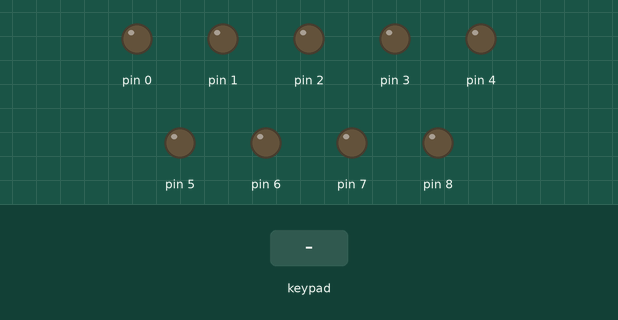
This sketch was run on a simulated Arduino Mega 2560, built with avr-gcc and run on an emulated ATmega2560. On the bench: output pins drawn as LEDs (lit = HIGH). Dashed ring = blinking. The test bench sets the inputs (shaded band).

Above: at 1.2 s.
1.3 s: keypad keys 3 1 3 3 3 5 3 7 pressed 0.4 s apart
At 5.0 s:
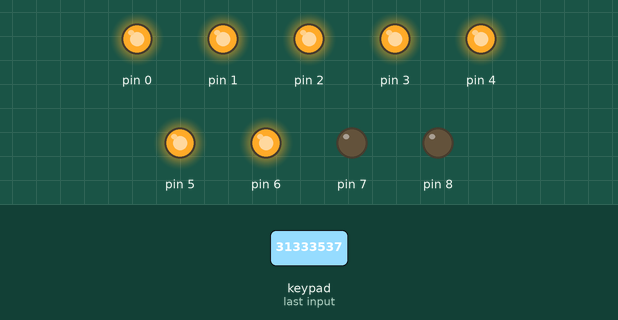
6.0 s: key '2' pressed
At 6.5 s:
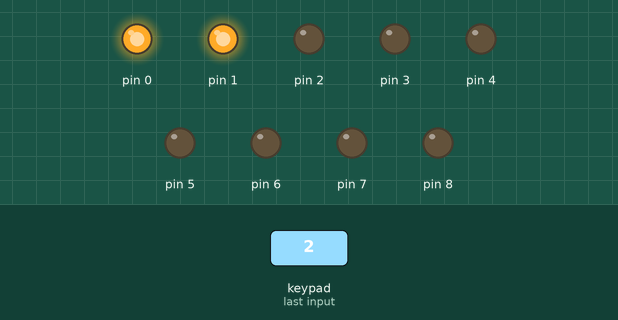
7.5 s: key '6' pressed
At 7.9 s:
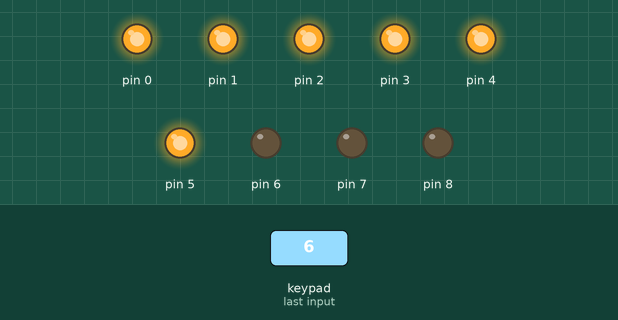
9.0 s: keypad keys 2 9 2 7 2 5 2 3 pressed 0.4 s apart
At 9.6 s:
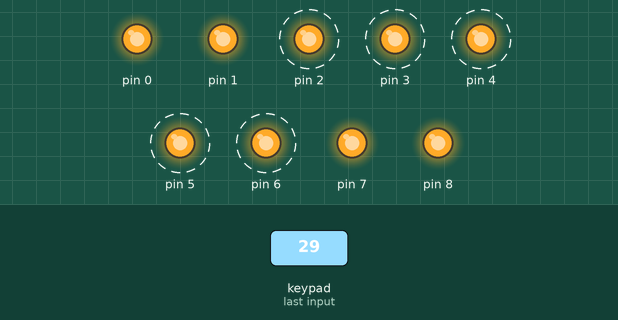
13.7 s: key '4' pressed
At 14.9 s:
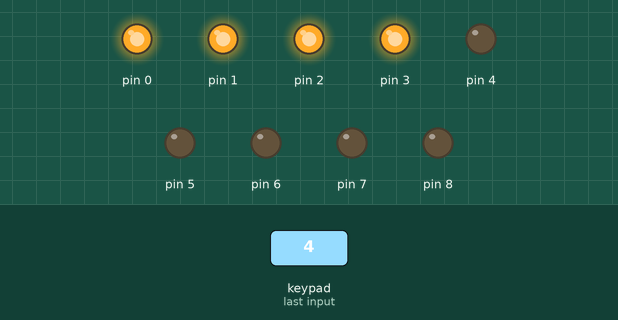
15.2 s: key '8' pressed
At 15.9 s:
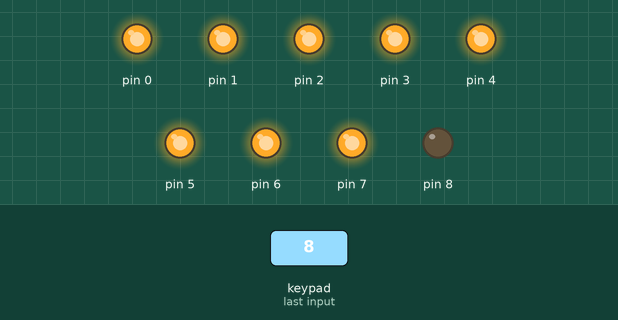
Timing chart, 0 to 17.7 s (numbered marks = the images above; inputs shaded):
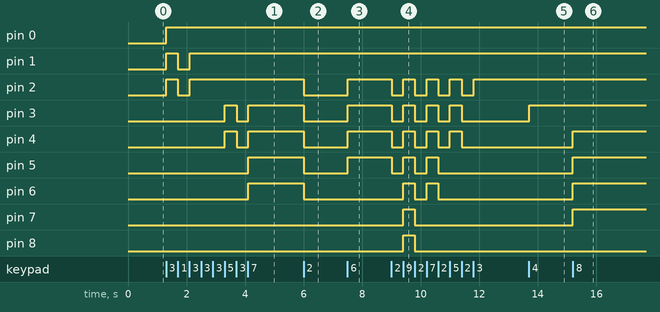

Measured:
- after the input at 1.3 s, pin 0: LOW → HIGH at once; pin 1, pin 2: LOW → HIGH at once, → LOW 0.40 s later, → HIGH 0.40 s later; pin 3, pin 4: LOW → HIGH after 2.0 s, → LOW 0.40 s later, → HIGH 0.39 s later; pin 5, pin 6: LOW → HIGH after 2.8 s
- after the input at 6.0 s, pin 2–6: HIGH → LOW at once
- after the input at 7.5 s, pin 2–5: LOW → HIGH at once
- after the input at 9.0 s, pin 2: alternates HIGH for 0.40 s and LOW for 0.40 s, 8 changes in all, then stays HIGH, starting at once; pin 3: alternates HIGH for 0.40 s and LOW for 0.40 s, 7 changes in all, then stays LOW, starting at once
- after the input at 13.7 s, pin 3: LOW → HIGH at once
- after the input at 15.2 s, pin 4–7: LOW → HIGH at once

The sketch:

part1-2.ino
```cpp
#include <Keypad.h>

const byte ROWS = 4; //four rows
const byte COLS = 4; //four columns
char keys[ROWS][COLS] = {
  {'1', '2', '3', 'A'},
  {'6', '5', '4', 'B'},
  {'7', '8', '9', 'C'},
  {'*', '0', '#', 'D'}
};
int key = 0;
byte rowPins[ROWS] = {31, 33, 35, 37}; //connect to the row pinouts of the keypad
byte colPins[COLS] = {29, 27, 25, 23}; //connect to the column pinouts of the keypad

Keypad keypad = Keypad( makeKeymap(keys), rowPins, colPins, ROWS, COLS );

void setup() {
  Serial2.begin(9600);
  for (int i = 0; i <= 8; ++i) {
    pinMode(i, OUTPUT);
    digitalWrite(i, LOW);
  }
}

void loop() {
  key = keypad.waitForKey();
  if (key == 48) {
    goOff();
  }
  else if (key > 48 && key <= 57) {
    int i;
    for (i = 0; i < key - 48; ++i)
      digitalWrite(i, HIGH);
    for (; i <= 57; ++i)
      digitalWrite(i, LOW);
  }
  Serial2.write(key);
}
void goOff() {
  for (int i = 0; i <= 8; ++i) {
    digitalWrite(i, LOW);
  }
}
```
